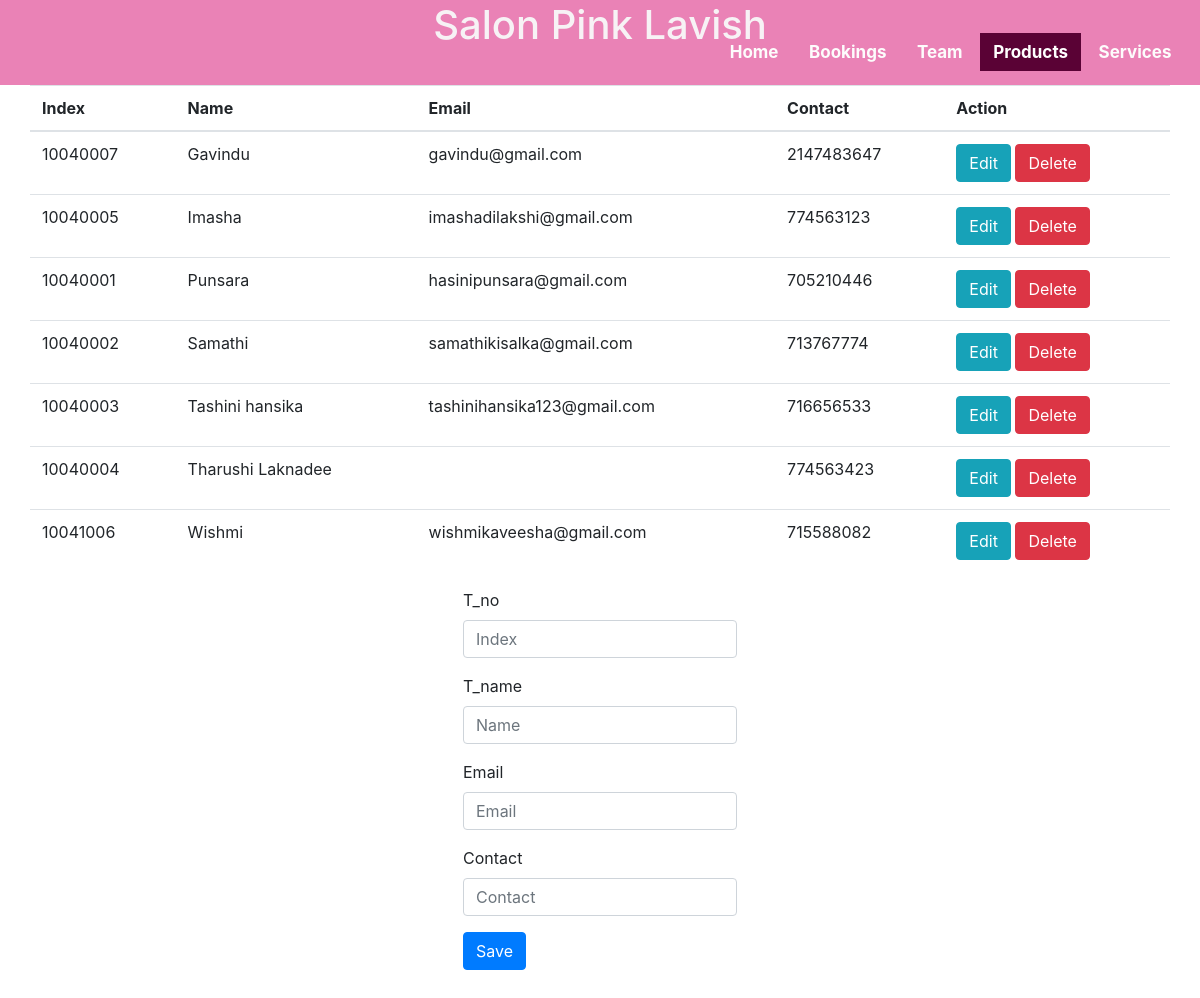
Page /EditTeam.php on the committed database.
### tables this page shows
CREATE TABLE `teammember` (
  `T_no` int(8) NOT NULL,
  `T_name` varchar(255) NOT NULL,
  `Email` varchar(255) NOT NULL,
  `Contact` int(10) NOT NULL,
  `Password` varchar(255) NOT NULL
);

### process03.php (called while the page is built, shortened)
<?php
$name = '';
$update = false;
$id = '';
$email = '';
$contact = '';

### EditTeam.php (the view, shortened to what this page needs)
<html>
<head>
<link rel="stylesheet" href="css/delete.css">
<link rel="stylesheet" href="https://maxcdn.bootstrapcdn.com/bootstrap/4.0.0/css/bootstrap.min.css">
</head>
<body>
<header>
		<h1>Salon Pink Lavish</h1>
		<div class="main">
			<ul>
				<li><a href="adminhome.php">Home</a></li>
				<li><a href="delete.php">Bookings</a></li>
                <li><a href="01.html">Team</a></li>
                <li class="active"><a href="#">Products</a></li>
                <li><a href="Team.html">Services</a></li>
			</ul>
		</div>
	</header>
    <?php require_once 'process03.php'; ?>
    <div class="container">
    <?php
       $mysqli = new mysqli('localhost', 'root', '', 'pink lavish') or die(mysqli_error($mysqli));
       $result = $mysqli->query("SELECT * FROM teammember") or die($mysqli->error);
    ?>
    <div class="row justify-content-center">
        <table class="table">
            <thead>
              <tr>
                  <th>Index</th>
                  <th>Name</th>
                  <th>Email</th>
                  <th>Contact</th>
                  <th colspan="2">Action</th>
              </tr>
            </thead>
    <?php
        while ($row = $result->fetch_assoc()): ?>
            <tr>
                <td><?php echo $row['T_no']; ?></td>
                <td><?php echo $row['T_name']; ?></td>
                <td><?php echo $row['Email']; ?></td>
                <td><?php echo $row['Contact']; ?></td>
                <td>
                    <a href="EditTeam.php?edit=<?php echo $row['T_name']; ?>"
                    class="btn btn-info">Edit</a>
                    <a href="EditTeam.php?delete=<?php echo $row['T_name']; ?>"
                    class="btn btn-danger">Delete</a>
                </td>
            </tr>
            <?php endwhile; ?>
        </table>
    </div>
    <div class="row justify-content-center">
    <form action="process03.php" method="POST">
       <div class="form-group">
        <label>T_no</label>
        <input type="number" name="id" class="form-control" placeholder="Index" value="<?php echo $id; ?>">
        </div>
        <div class="form-group">
        <label>T_name</label>
        <input type="text" name="name" class="form-control" value="<?php echo $name; ?>" placeholder="Name">
        </div>
        <div class="form-group">
        <label>Email</label>
        <input type="email" name="email" class="form-control" value="<?php echo $email; ?>" placeholder="Email">
        </div>
        <div class="form-group">
        <label>Contact</label>
        <input type="number" name="contact" class="form-control" value="<?php echo $contact; ?>" placeholder="Contact">
        </div>
        <div class="form-group">
        <?php
           if($update == true):
        ?>
             <button type="submit" name="update" class="btn btn-info">Update</button>
        <?php else: ?>
            <button type="submit" name="save" class="btn btn-primary">Save</button>
        <?php endif; ?>
        </div>
    </form>
    </div>
    </div>
</body>
</html>

### Css/delete.css (style rules this page uses)
h1 { text-align: center; font-size: 50px; font-family: Brush Script MT, Brush Script Std, cursive; }
header { padding: 0.8px; background: rgba(218, 32, 125, 0.555); color: rgb(247, 242, 245); height: 85px; }
.main { position: absolute; top: 0%; right: 1.3%; }
.main ul { float: right; list-style-type: none; margin-top: 40px; }
.main ul li { display: inline-block; }
.main ul li a { text-decoration: none; color: rgb(253, 252, 252) ; padding: 8px 12px; border: 1px solid transparent; transition: 0.6s ease; text-align: center; text-decoration: none; font-size: 17px; font-weight: bold; }
.main ul li.active a { background-color: rgb(90, 2, 53); color: #fff; }

### rows in the picture
teammember: T_no "10040007", T_name "Gavindu", Email "gavindu@gmail.com", Contact "2147483647"
teammember: T_no "10040005", T_name "Imasha", Email "imashadilakshi@gmail.com", Contact "774563123"
teammember: T_no "10040001", T_name "Punsara", Email "hasinipunsara@gmail.com", Contact "705210446"
teammember: T_no "10040002", T_name "Samathi", Email "samathikisalka@gmail.com", Contact "713767774"
teammember: T_no "10040003", T_name "Tashini hansika", Email "tashinihansika123@gmail.com", Contact "716656533"
teammember: T_no "10040004", T_name "Tharushi Laknadee", Contact "774563423"
teammember: T_no "10041006", T_name "Wishmi", Email "wishmikaveesha@gmail.com", Contact "715588082"
